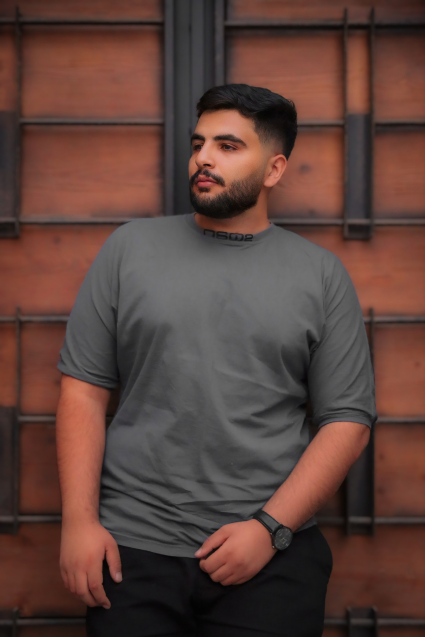
#> input picture Computer Vision/Cartoonify/images/my_image.jpg, 850 x 1274 px (shown at 1/2 size)
$ jupyter execute app.ipynb   (text cells are left out)
#> lines starting #> are read from the running program, lines starting #| are printed output that depends on the picture; after the words box and inside, x2 and y2 are one past the last pixel; in counts of white or black regions, pixels touching at a corner belong together
#> further down, image is the input picture: shape (1274, 850, 3); mean B, G, R 58.7, 65.3, 92.4
[cell 1]
import cv2
import numpy as np
import matplotlib.pyplot as plt
import time
import sys
import os

[cell 2]
def cartoonify(image):
    # Check if the image is loaded correctly
    if image is None:
        print("Error: Image not loaded properly.")
        return None

    # Convert the image to grayscale
    grayScaleImage = cv2.cvtColor(image, cv2.COLOR_BGR2GRAY)
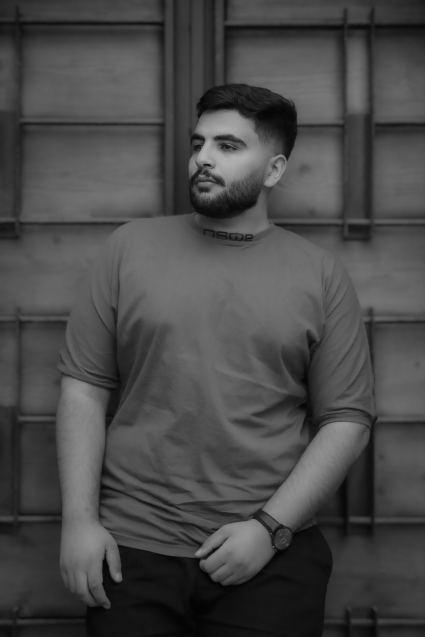
#> grayScaleImage: shape (1274, 850) (shown at 1/2 size); min 1, max 179, mean 72.6

    # Apply median blur to the grayscale image
    smoothGrayScale = cv2.medianBlur(grayScaleImage, 5)

    # Use adaptive thresholding to detect edges in the image
    getEdge = cv2.adaptiveThreshold(smoothGrayScale, 255, cv2.ADAPTIVE_THRESH_MEAN_C,
                                    cv2.THRESH_BINARY, 9, 9)
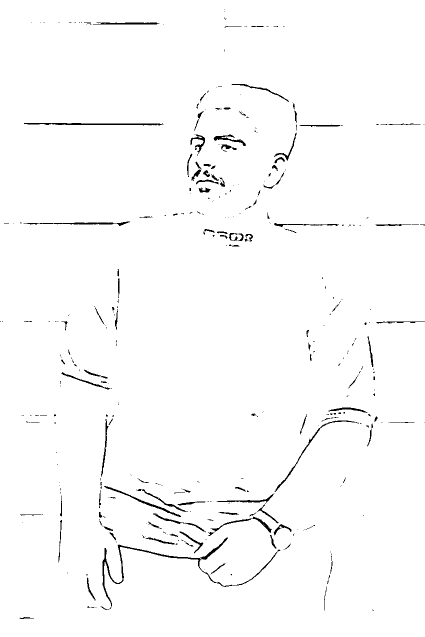
#> getEdge: shape (1274, 850) (shown at 1/2 size); 98.4% white; 379 black regions (262 under 20 px), largest, box (x1, y1, x2, y2) and area: (201, 1075, 561, 1220) 2141, (48, 246, 327, 251) 854, (549, 841, 718, 984) 624

    # Apply bilateral filter to the original image to smooth colors
    colorImage = cv2.bilateralFilter(image, 9, 300, 300)

    # Combine the edge mask with the color image to create a cartoon effect
    cartoonImage = cv2.bitwise_and(colorImage, colorImage, mask=getEdge)

    # Return the cartoonified image
    return cartoonImage

[cell 3]
# Define the path to the image file using os.path.join
image_path = os.path.join("images", "my_image.jpg")

# Read the input image
image = cv2.imread(image_path)

# Check if the image is loaded correctly
if image is None:
    print("Error: Image not loaded properly.")
else:
    # Convert the image from BGR (OpenCV default) to RGB (Matplotlib default)
    image_rgb = cv2.cvtColor(image, cv2.COLOR_BGR2RGB)

    # Apply the cartoonify function to the image
    result = cartoonify(image)

    # Convert the result image from BGR to RGB for display
    result_rgb = cv2.cvtColor(result, cv2.COLOR_BGR2RGB)

    # Create a figure to display the images
    plt.figure(figsize=(18, 8))

    # Display the original image
    plt.subplot(1, 2, 1)
    plt.imshow(image_rgb)
    plt.title("Original Image")
    plt.axis("off")

    # Display the cartoonified image
    plt.subplot(1, 2, 2)
    plt.imshow(result_rgb)
    plt.title("Cartoonified Image")
    plt.axis("off")

    # Show the plot
    plt.show()
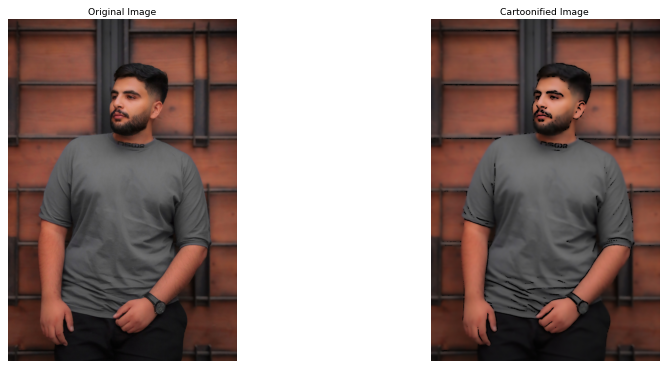
#> figure drawn by matplotlib, 2 panels

[cell 4]
def visualize_fps(image, fps: int):
    # Check if the image is grayscale or colored.
    # If it's grayscale, set the text color to white; if colored, set the text color to green.
    if len(np.shape(image)) < 3:
        text_color = (255, 255, 255)  # White color for grayscale images.
    else:
        text_color = (0, 255, 0)  # Green color for colored images.

    # Define the row size for the text placement.
    row_size = 20
    # Define the left margin for the text placement.
    left_margin = 24

    # Set the font size and thickness for the text.
    font_size = 1
    font_thickness = 2

    # Format the FPS value into a string for displaying.
    fps_text = "FPS = {:.1f}".format(fps)
    # Set the text location on the image.
    text_location = (left_margin, row_size)

    # Place the FPS text on the image.
    cv2.putText(
        image,
        fps_text,
        text_location,
        cv2.FONT_HERSHEY_PLAIN,
        font_size,
        text_color,
        font_thickness,
    )

    # Return the modified image with the FPS text.
    return image

[cell 5]
# Constants for camera settings
CAMERA_DEVICE_ID = 0  # ID for the camera device
IMAGE_WIDTH = 800  # Width of the captured image
IMAGE_HEIGHT = 600  # Height of the captured image
fps = 0  # Initial Frames Per Second (FPS) value

def cartoonify(image):
    # Placeholder for the cartoonify function implementation
    # You should define this function as per your previous code
    return image

def visualize_fps(image, fps: int):
    if len(np.shape(image)) < 3:
        text_color = (255, 255, 255)  # White color for grayscale images
    else:
        text_color = (0, 255, 0)  # Green color for colored images
    row_size = 20
    left_margin = 24
    font_size = 1
    font_thickness = 2
    fps_text = "FPS = {:.1f}".format(fps)
    text_location = (left_margin, row_size)

    # Place the FPS text on the image
    cv2.putText(
        image,
        fps_text,
        text_location,
        cv2.FONT_HERSHEY_PLAIN,
        font_size,
        text_color,
        font_thickness,
    )
    return image

if __name__ == "__main__":
    try:
        # Initialize video capture with the specified camera device ID
        cap = cv2.VideoCapture(CAMERA_DEVICE_ID)

        if not cap.isOpened():
            print("Error: Could not open video capture.")
            exit()

        # Set the resolution for the video capture
        cap.set(cv2.CAP_PROP_FRAME_WIDTH, IMAGE_WIDTH)
        cap.set(cv2.CAP_PROP_FRAME_HEIGHT, IMAGE_HEIGHT)

        while True:
            start_time = time.time()  # Record the start time to calculate FPS

            # Capture a single frame from the camera
            ret, frame = cap.read()
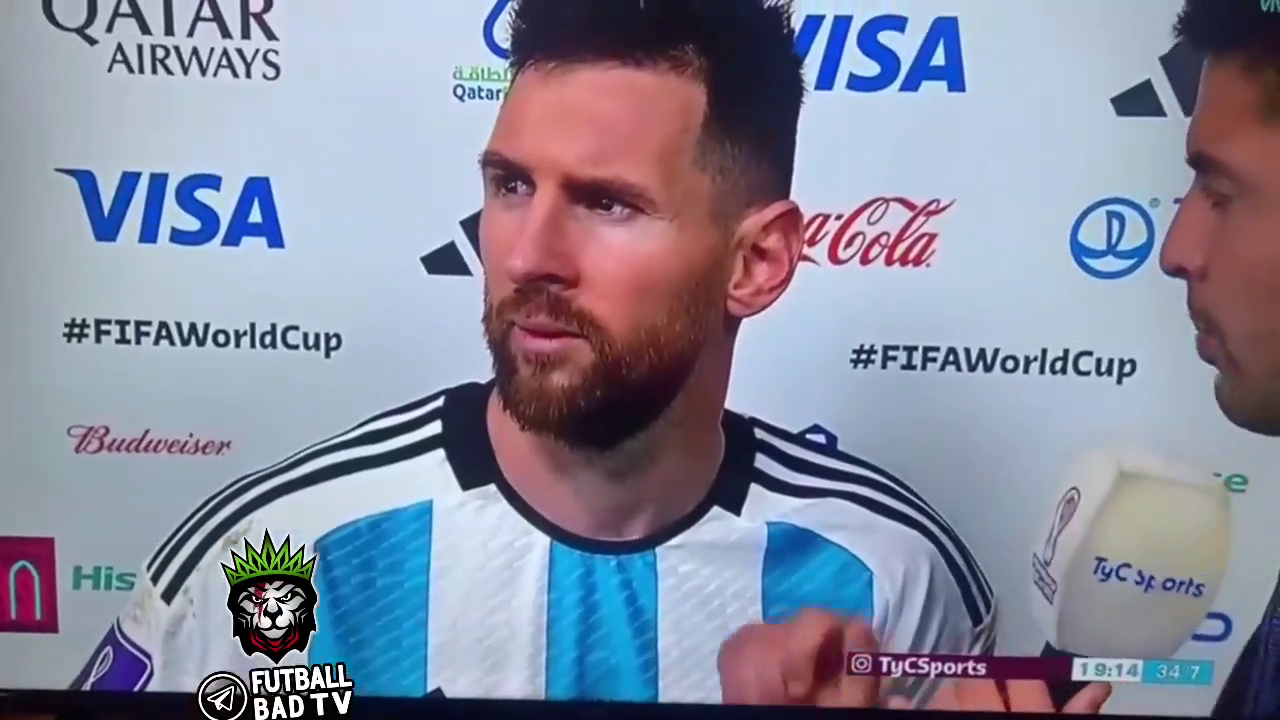
#> input picture frame 34 of Computer Vision/Cartoonify/videos/my_video.mp4, 1280 x 720 px, given in place of the camera
#> frame is the input picture: shape (720, 1280, 3); mean B, G, R 158.7, 139.9, 136.4
            if not ret:
                print("Error: Failed to capture frame.")
                break

            # Resize the frame to the specified dimensions
            frame = cv2.resize(frame, (IMAGE_WIDTH, IMAGE_HEIGHT))
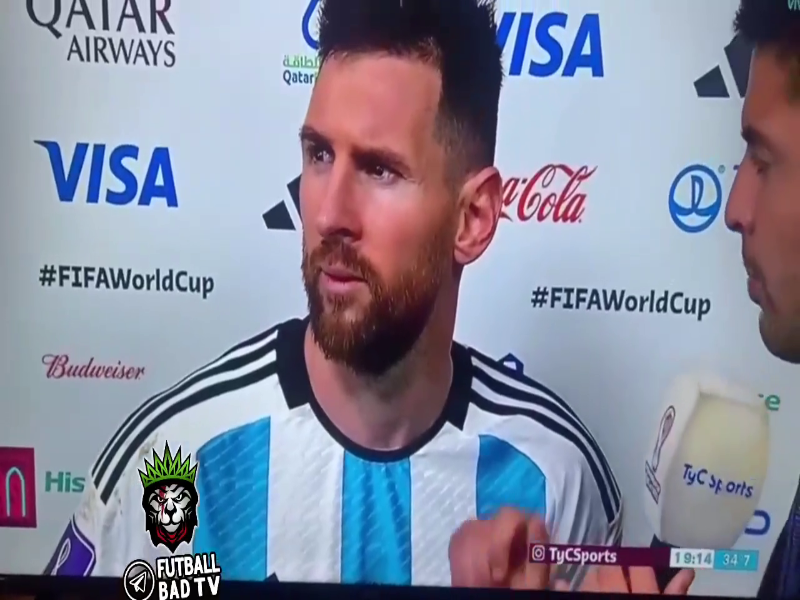
#> frame: shape (600, 800, 3); mean B, G, R 158.6, 139.9, 136.3

            # Apply the cartoonify function to the frame
            frame = cartoonify(frame)

            # Display the frame with FPS overlay
            cv2.imshow("frame", visualize_fps(frame, fps))

            end_time = time.time()  # Record the end time to calculate FPS

            # Calculate the time taken to process the frame
            seconds = end_time - start_time

            # Calculate FPS based on the time taken to process the frame
            if seconds > 0:
                fps = 1 / seconds

            # Break the loop if the 'Esc' key (ASCII 27) is pressed
            if cv2.waitKey(33) == 27:
#> (key Esc is pressed here)
                break

    except Exception as e:
        print(e)  # Print the exception message
    finally:
        cv2.destroyAllWindows()  # Close all OpenCV windows
        cap.release()  # Release the camera resource

[cell 6]
# Constants for video settings
CAMERA_DEVICE_ID = os.path.join("videos", "my_video.mp4")  # Path to the video file
IMAGE_WIDTH = 1000  # Width of the displayed image
IMAGE_HEIGHT = 600  # Height of the displayed image
fps = 0  # Initial Frames Per Second (FPS) value
FRAME_RATE = 30  # Desired frame rate
DURATION = 1 / FRAME_RATE  # Duration of each frame

def cartoonify(image):
    # Placeholder for the cartoonify function implementation
    # You should define this function as per your previous code
    return image

def visualize_fps(image, fps: int):
    # Check if the image is grayscale or colored.
    if len(np.shape(image)) < 3:
        text_color = (255, 255, 255)  # White color for grayscale images.
    else:
        text_color = (0, 255, 0)  # Green color for colored images.
    row_size = 20
    left_margin = 24
    font_size = 1
    font_thickness = 2
    fps_text = "FPS = {:.1f}".format(fps)
    text_location = (left_margin, row_size)

    # Place the FPS text on the image.
    cv2.putText(
        image,
        fps_text,
        text_location,
        cv2.FONT_HERSHEY_PLAIN,
        font_size,
        text_color,
        font_thickness,
    )
    return image

if __name__ == "__main__":
    try:
        # Initialize video capture with the specified video file path
        cap = cv2.VideoCapture(CAMERA_DEVICE_ID)

        if not cap.isOpened():
            print("Error: Could not open video file.")
            exit()

        while True:
            start_time = time.time()  # Record the start time to calculate FPS

            # Capture a single frame from the video
            ret, frame = cap.read()
            if not ret:
                print("Error: Failed to capture frame.")
                break

            # Resize the frame to the specified dimensions
            frame = cv2.resize(frame, (IMAGE_WIDTH, IMAGE_HEIGHT))
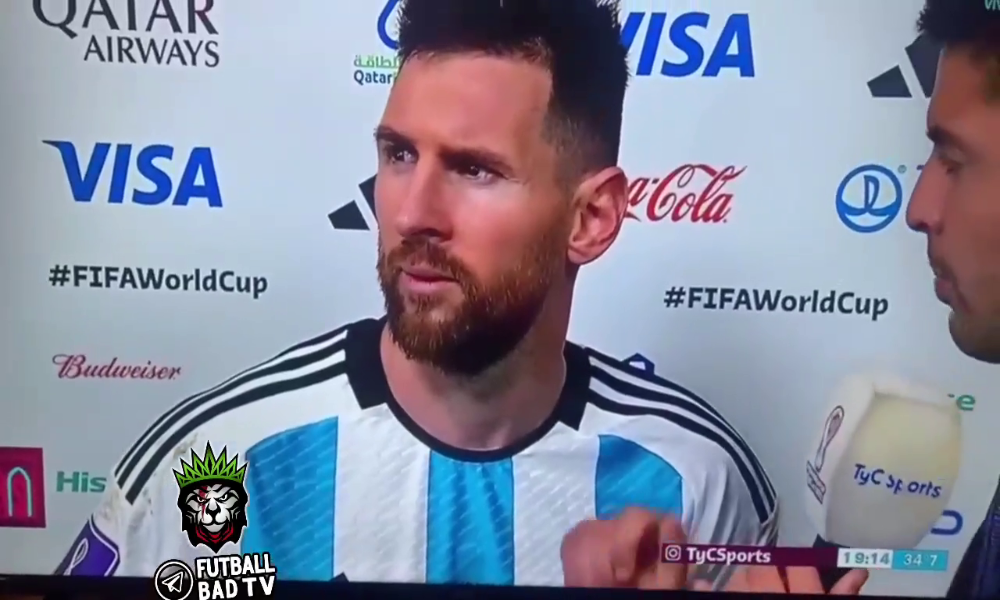
#> frame: shape (600, 1000, 3); mean B, G, R 158.6, 139.8, 136.3

            # Apply the cartoonify function to the frame
            frame = cartoonify(frame)

            end_time = time.time()  # Record the end time to calculate FPS

            # Calculate the time taken to process the frame
            seconds = end_time - start_time

            # If the processing time is less than the desired frame duration, wait for the remaining time
            if seconds < DURATION:
                time.sleep(DURATION - seconds)

            # Recalculate the time taken to process the frame including sleep time
            seconds = end_time - start_time + (DURATION - seconds if seconds < DURATION else 0)

            # Calculate FPS based on the time taken to process the frame
            fps = 1 / seconds if seconds > 0 else 0

            # Display the frame with FPS overlay
            cv2.imshow("frame", visualize_fps(frame, fps))

            # Break the loop if the 'Esc' key (ASCII 27) is pressed
            if cv2.waitKey(33) == 27:
#> (key Esc is pressed here)
                break

    except Exception as e:
        print(e)  # Print the exception message
    finally:
        cv2.destroyAllWindows()  # Close all OpenCV windows
        cap.release()  # Release the video capture resource
